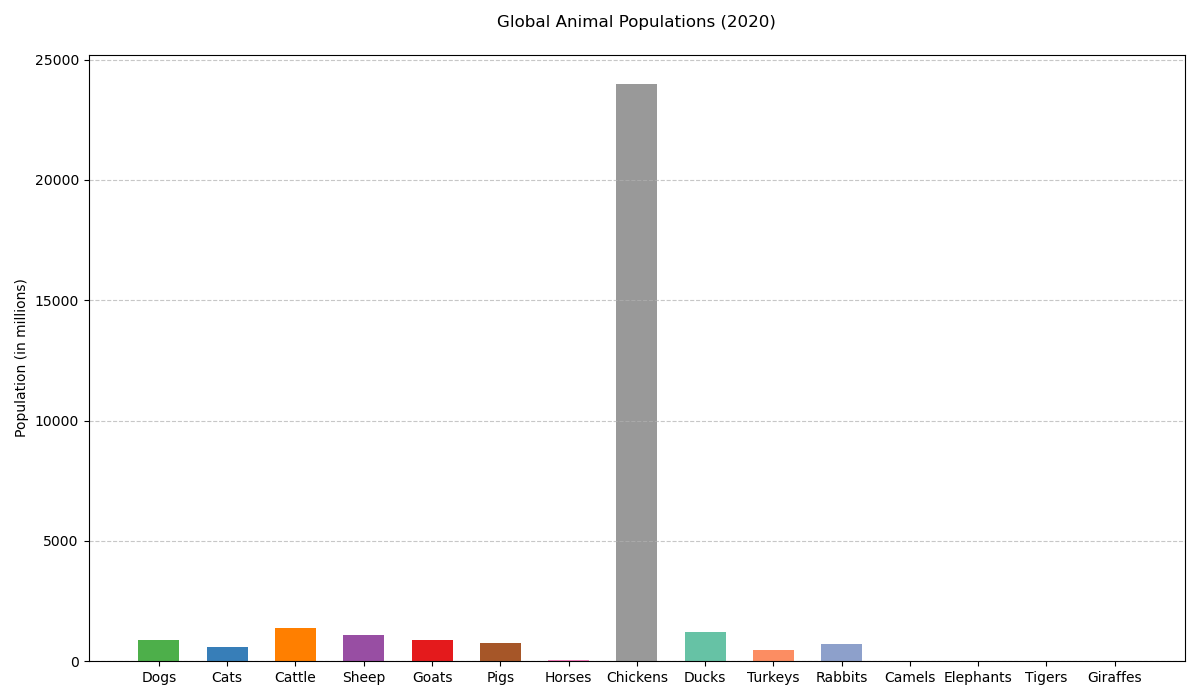

Source code (Python):

import matplotlib.pyplot as plt

# Data
animals = ['Dogs', 'Cats', 'Cattle', 'Sheep', 'Goats',
           'Pigs', 'Horses', 'Chickens', 'Ducks', 'Turkeys',
           'Rabbits', 'Camels', 'Elephants', 'Tigers', 'Giraffes']
population = [900, 600, 1400, 1100, 900,
              770, 60, 24000, 1200, 470,
              700, 25, 0.5, 0.004, 0.1]

# Create bar chart
plt.figure(figsize=(12, 7))  # Change width and height of the chart
colors = ['#4daf4a', '#377eb8', '#ff7f00', '#984ea3', '#e41a1c',
          '#a65628', '#f781bf', '#999999', '#66c2a5', '#fc8d62',
          '#8da0cb', '#e78ac3', '#a6d854', '#ffd92f', '#b3b3b3']

plt.bar(animals, population, color=colors, width=0.6)  # Change direction of chart and bar width

# Customizing the plot
plt.ylabel('Population (in millions)')
plt.title('Global Animal Populations (2020)', pad=20)
plt.grid(axis='y', linestyle='--', alpha=0.7)

plt.tight_layout()
plt.show()
